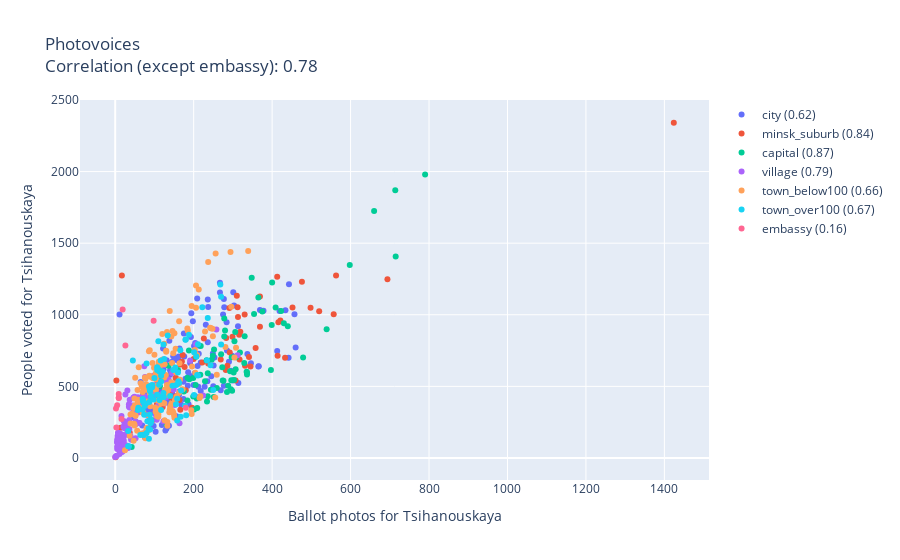

Here is the notebook cell this chart was saved with:
### Code cell
draw_chart('tihanovkaja', 'photoVoices', 'Ballot photos for Tsihanouskaya')
